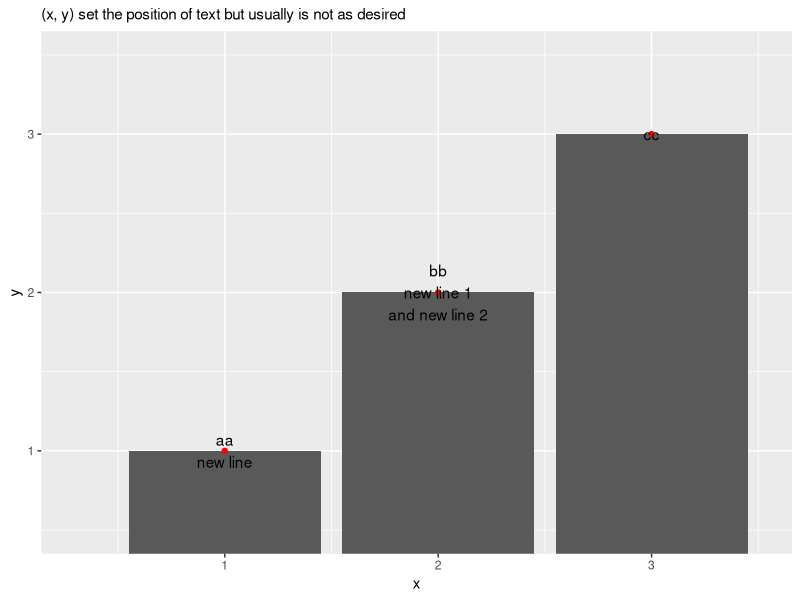
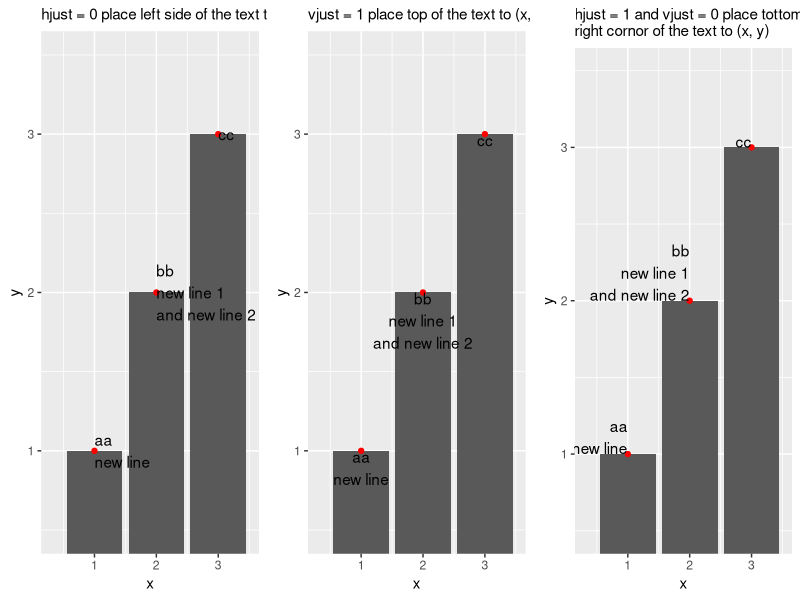
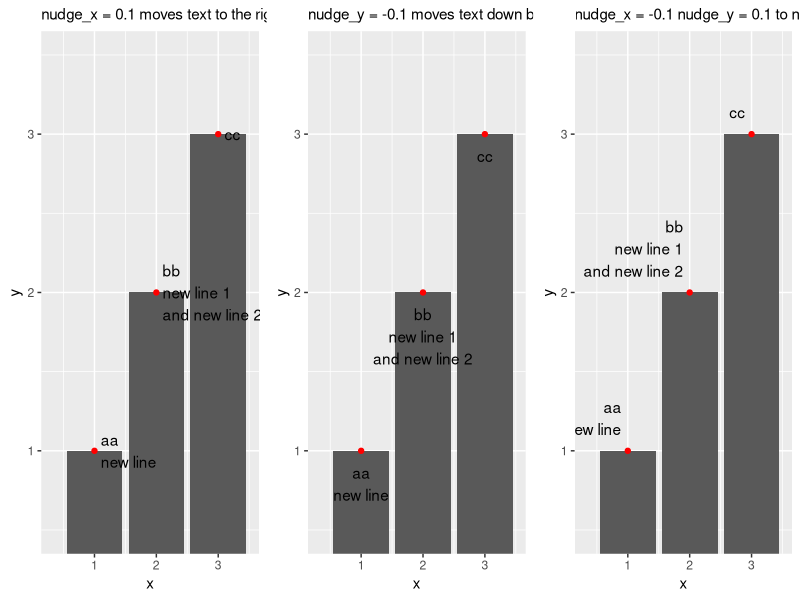
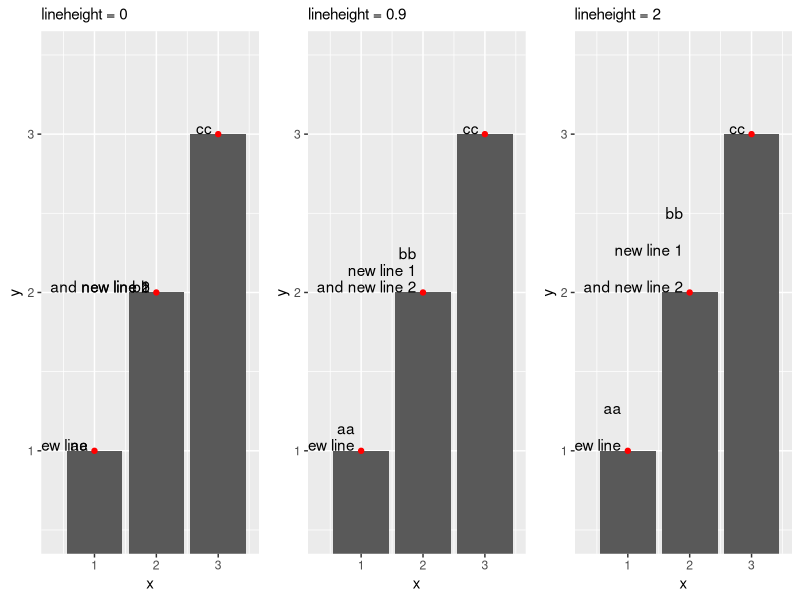
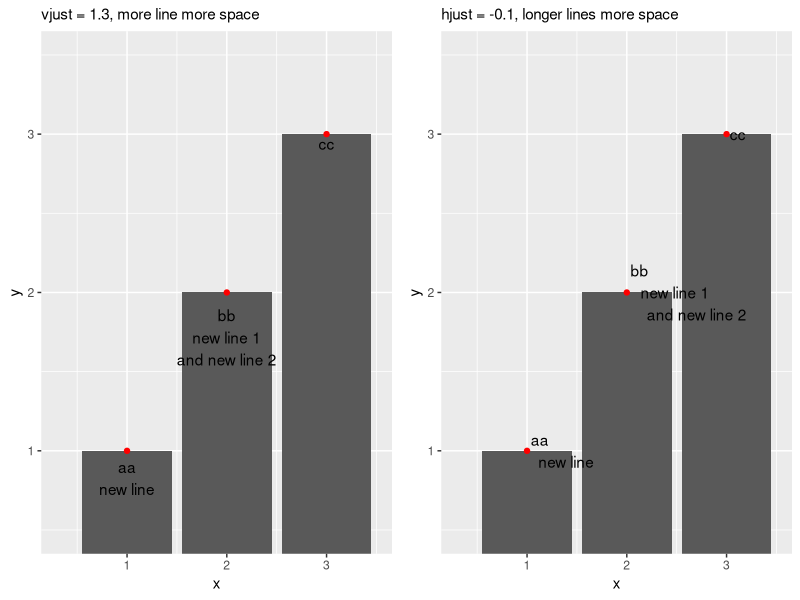

These figures' R source, in order:
## ---- chunk 1
library(knitr)
opts_chunk$set(message = FALSE, warning = FALSE)
## ---- chunk 2
library(ggplot2)
df <- data.frame(x = 1:3, 
                 y = 1:3, 
                 z = c("aa\nnew line", "bb\nnew line 1\nand new line 2", "cc"))
g <- ggplot(df, aes(x = x, y = y)) +
    geom_col() +
    geom_point(color = "red") +
    coord_cartesian(xlim = c(0.3, 3.5), ylim = c(0.5, 3.5))
g + geom_text(aes(label = z)) +
    labs(subtitle = "(x, y) set the position of text but usually is not as desired")
## ---- chunk 3
library(grid)
library(gridExtra)

g1 <- g + geom_text(aes(label = z), hjust = 0) +
    labs(subtitle = "hjust = 0 place left side of the text to (x, y)")
g2 <- g + geom_text(aes(label = z), vjust = 1) +
    labs(subtitle = "vjust = 1 place top of the text to (x, y)")
g3 <- g + geom_text(aes(label = z), hjust = 1, vjust = 0) +
    labs(subtitle = "hjust = 1 and vjust = 0 place tottom\nright cornor of the text to (x, y)")

grid.arrange(g1, g2, g3, nrow = 1)
## ---- chunk 4
g1 <- g + geom_text(aes(label = z), hjust = 0, nudge_x = 0.1) +
    labs(subtitle = "nudge_x = 0.1 moves text to the right by 0.1")
g2 <- g + geom_text(aes(label = z), vjust = 1, nudge_y = -0.1) +
    labs(subtitle = "nudge_y = -0.1 moves text down by 0.1")
g3 <- g + geom_text(aes(label = z), hjust = 1, vjust = 0, nudge_x = -0.1, nudge_y = 0.1) +
    labs(subtitle = "nudge_x = -0.1 nudge_y = 0.1 to northwest")

grid.arrange(g1, g2, g3, nrow = 1)
## ---- chunk 5
g1 <- g + geom_text(aes(label = z), hjust = 1, vjust = 0, nudge_x = -0.1, lineheight = 0) +
    labs(subtitle = "lineheight = 0")
g2 <- g + geom_text(aes(label = z), hjust = 1, vjust = 0, nudge_x = -0.1, lineheight = 0.9) +
    labs(subtitle = "lineheight = 0.9")
g3 <- g + geom_text(aes(label = z), hjust = 1, vjust = 0, nudge_x = -0.1, lineheight = 2) +
    labs(subtitle = "lineheight = 2")

grid.arrange(g1, g2, g3, nrow = 1)
## ---- chunk 6
g1 <- g + geom_text(aes(label = z), vjust = 1.3) +
    labs(subtitle = "vjust = 1.3, more line more space")
g2 <- g + geom_text(aes(label = z), hjust = -0.2) +
    labs(subtitle = "hjust = -0.1, longer lines more space")

grid.arrange(g1, g2, nrow = 1)
